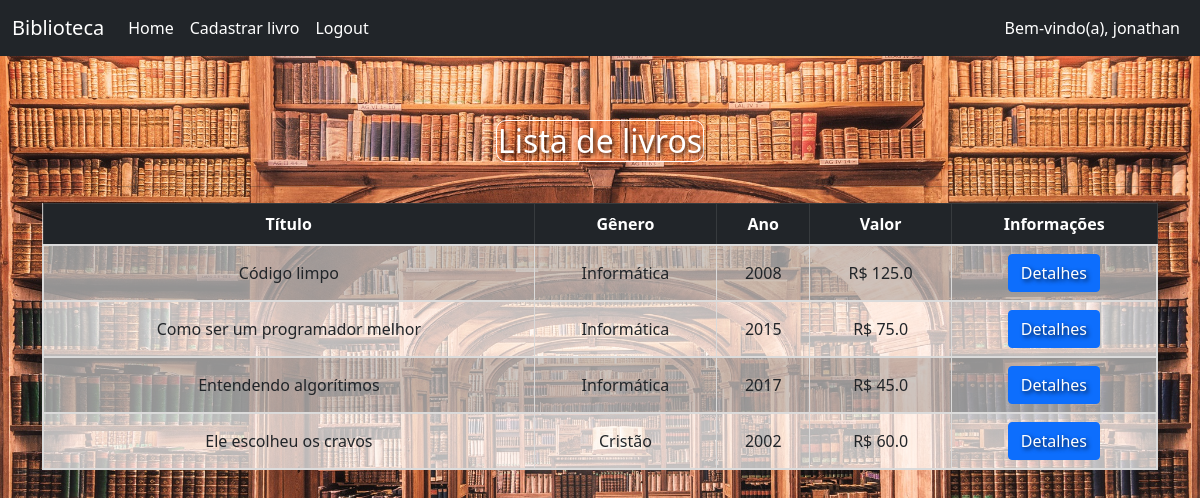
The app's page / (signed in), older data.
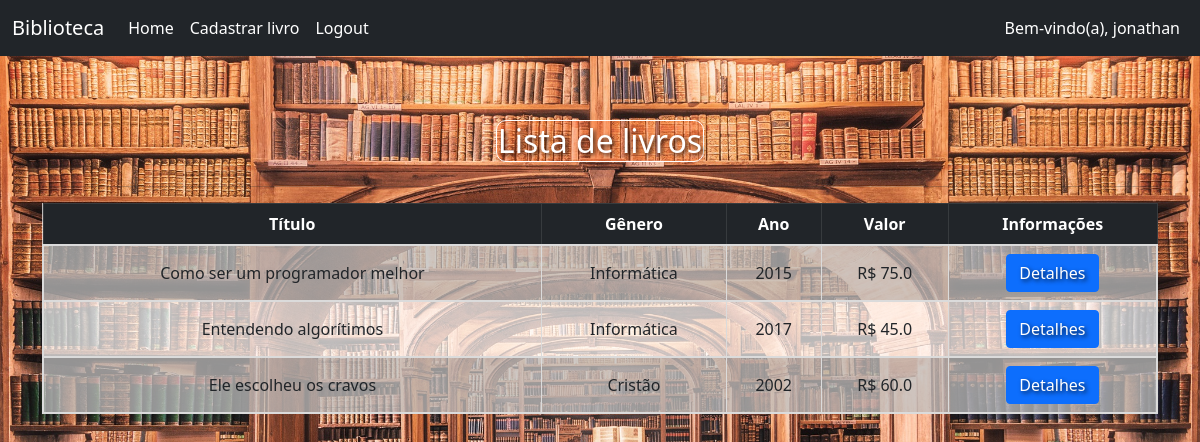
The same page, newer data.
### livraria/models.py (models this page shows, shortened)
class Book(models.Model):
    created_at = models.DateTimeField(auto_now_add=True)
    title = models.CharField(max_length=50)
    description = models.CharField(max_length=200)
    year = models.IntegerField()
    genre = models.CharField(max_length=30)
    value = models.FloatField()

### livraria/views.py (the view)
# urls.py: path('', home, name='home'),
def home(request):
    books = Book.objects.all()
    if request.method == 'POST':
        username = request.POST['usuario']
        password = request.POST['senha']
        user = authenticate(
            request,
            username=username,
            password=password
        )
        if user is not None:
            login(request, user)
            messages.success(
                request,
                'Login foi realizado com sucesso!'
            )
            return redirect('home')
        else:
            messages.error(
                request,
                'Erro na autenticação. Tente novamente.'
            )
            return redirect('home')
    else:
        return render(request, 'home.html', {'books': books})

### livraria/templates/home.html (shortened to what this page needs)
{% extends 'base.html' %}
{% block content %}
    <div class="position-relative">
        {% load static %}
        <link rel="stylesheet" href="{% static 'css/style.css' %}">
        {% if user.is_authenticated %}
            <div class="col-md-6 offset-md-3" style="margin-top: 40px; text-align: center;">
                <h2 class="text-center text-white" style=" background-color: rgba(252, 98, 37, 0.3); border: 1px solid #ffffff; border-radius: 10px; padding: 1px; display: inline-block;">Lista de livros</h2>
            </div>
            <hr>
            <table class="table table-striped table-bordered table-hover table-transparent">
                <thead class="table-dark">
                    <tr>
                        <th class="text-center align-middle">Título</th>
                        <th class="text-center align-middle">Gênero</th>
                        <th class="text-center align-middle">Ano</th>
                        <th class="text-center align-middle">Valor</th>
                        <th class="text-center align-middle">Informações</th>
                    </tr>
                </thead>
                <tbody>
                    {% if books %}
                        {% for book in books %}
                            <tr>
                                <td class="text-center align-middle">{{book.title}}</td>
                                <td class="text-center align-middle">{{book.genre}}</td>
                                <td class="text-center align-middle">{{book.year}}</td>
                                <td class="text-center align-middle">R$ {{book.value}}</td>
                                <td class="text-center align-middle">
                                    <form action="{% url 'book' book.id %}">
                                        <button type="submit" class="btn btn-primary">Detalhes</button>
                                    </form>
                                </td>
                            </tr>
                        {% endfor %}
                    {% endif %}
                </tbody>
            </table>
        {% endif %}
    </div>
{% endblock %}

### livraria/templates/base.html (shortened to what this page needs)
<!doctype html>
<html lang="en">
  <head>
    <link href="https://cdn.jsdelivr.net/npm/bootstrap@5.0.2/dist/css/bootstrap.min.css" rel="stylesheet">
    {% load static %}
  </head>
  <body>
    {% include 'navbar.html' %}
    <div class="container">
      <br>
        {% block content %}
        {% endblock %}
    </div>
  </body>
</html>

### livraria/templates/navbar.html (shortened to what this page needs)
<nav class="navbar navbar-expand-lg navbar-dark bg-dark">
    <div class="container-fluid">
      <a class="navbar-brand" href="{% url 'home' %}">Biblioteca</a>
      <div class="collapse navbar-collapse" id="navbarSupportedContent">
        <ul class="navbar-nav me-auto mb-2 mb-lg-0">
          <li class="nav-item">
            <a class="nav-link active" aria-current="page" href="{% url 'home' %}">Home</a>
          </li>
          {% if user.is_authenticated %}
          <li class="nav-item">
            <a class="nav-link active" aria-current="page" href="{% url 'add_book' %}">Cadastrar livro</a>
          </li>
          <li class="nav-item">
            <a class="nav-link active" aria-current="page" href="{% url 'logout' %}">Logout</a>
          </li>
          {% endif %}
        </ul>
        <ul class="navbar-nav ml-auto">
          {% if user.is_authenticated %}
          <li class="nav-item">
            <span class="nav-link active" aria-current="page">
              Bem-vindo(a), {{ user.username }}
            </span>
          </li>
          {% endif %}
        </ul>
      </div>
    </div>
  </nav>

### static/css/style.css (style rules this page uses)
h2, label, input, button { text-shadow: 2px 2px 4px rgba(0, 0, 0, 0.8); }
.table-striped tbody tr:nth-child(odd) { background-color: rgba(0, 0, 0, 0.15); }
.table-bordered tbody tr { border: 2px solid #dbdbdb; }
.table-transparent { background-color: rgba(255, 255, 255, 0.7); }
.position-relative { position: relative; }

Row changes from the older to the newer data that the page shows:
removed Book: title "Código limpo", genre "Informática", year "2008", value "125.0"
